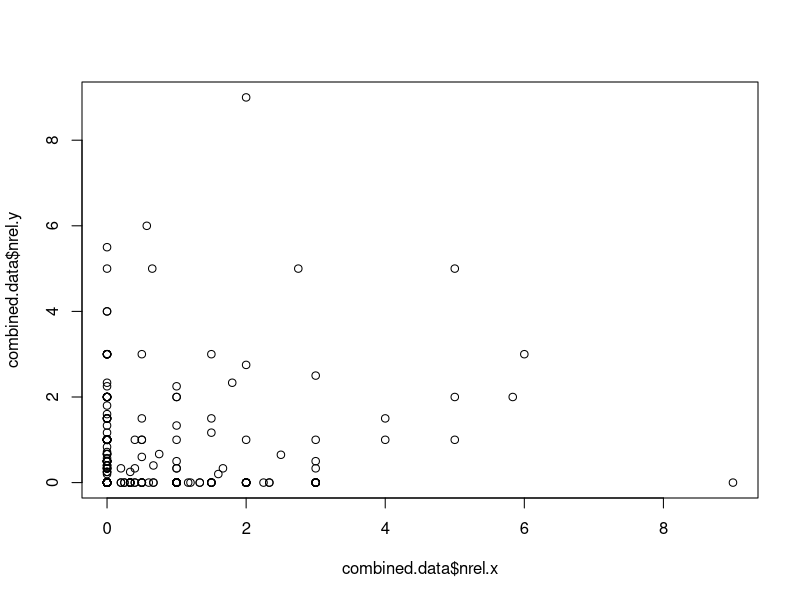
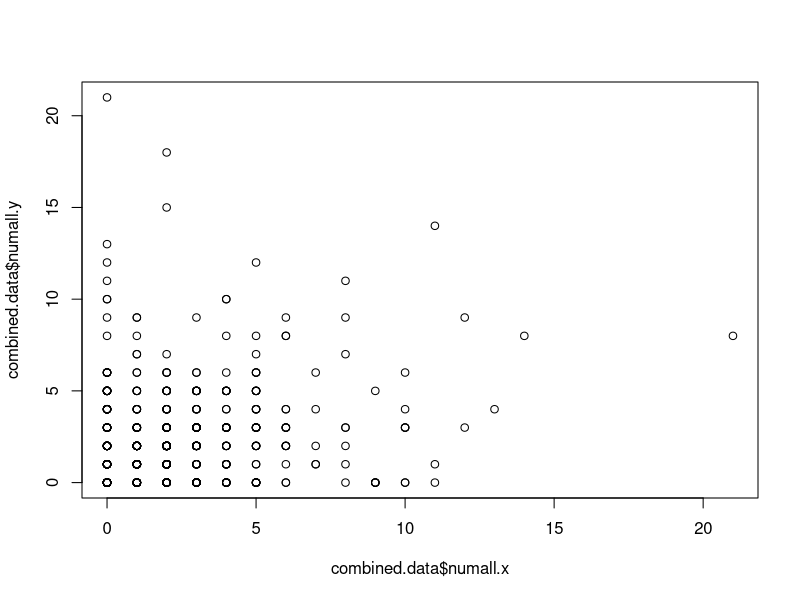
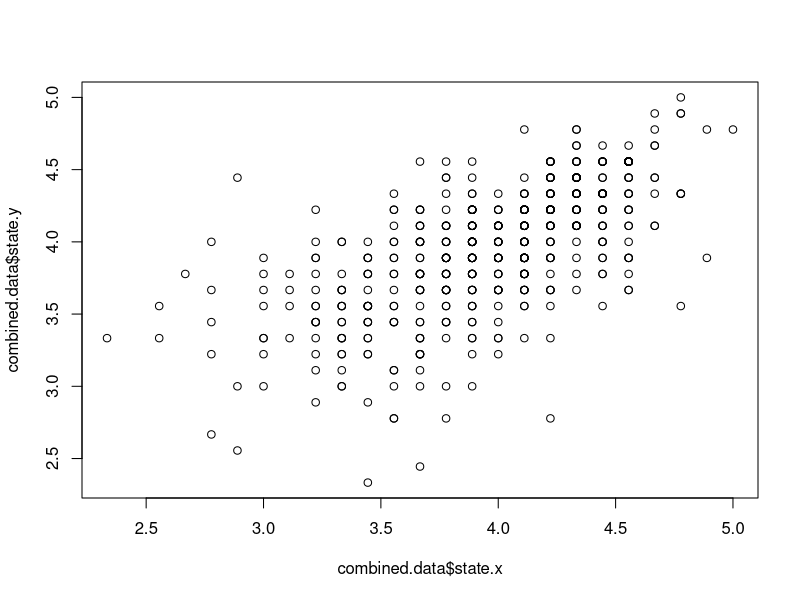
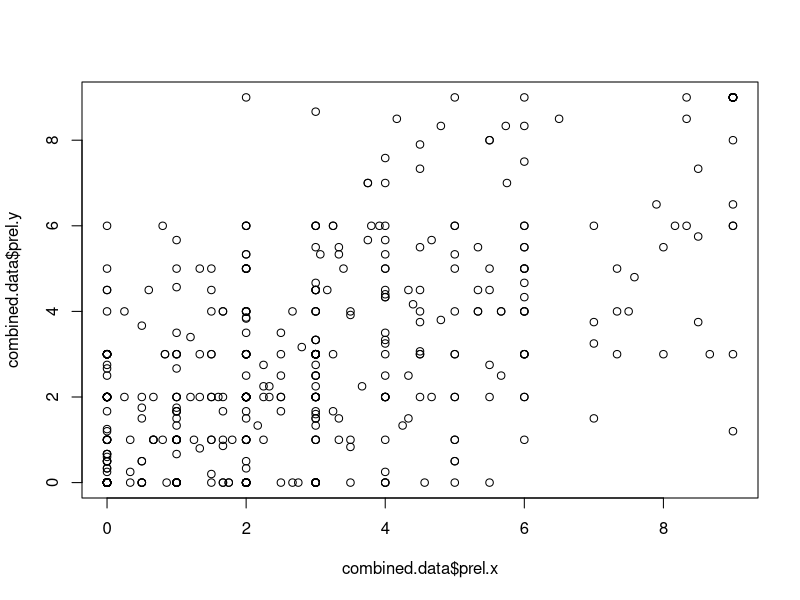
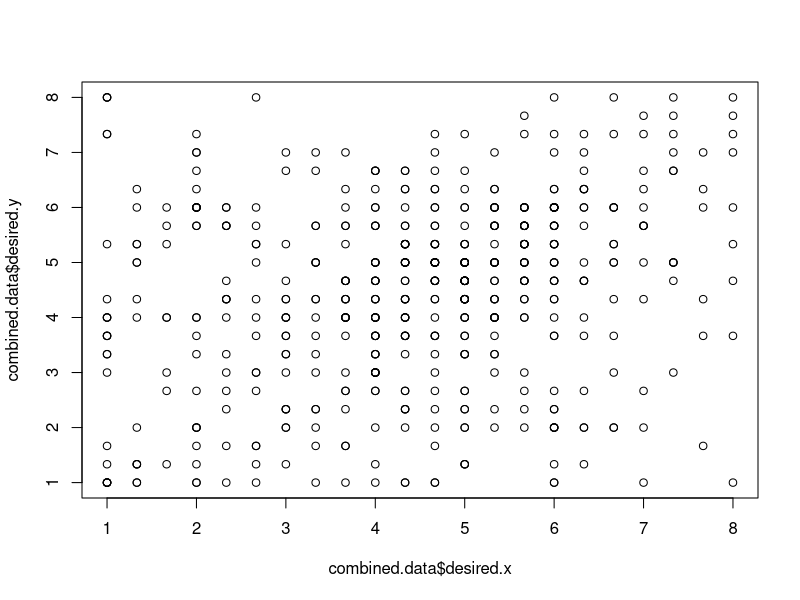
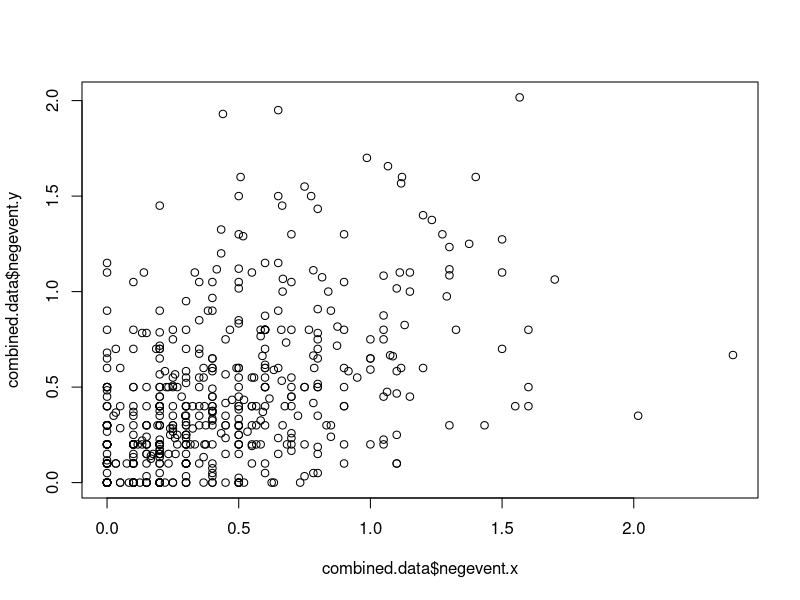
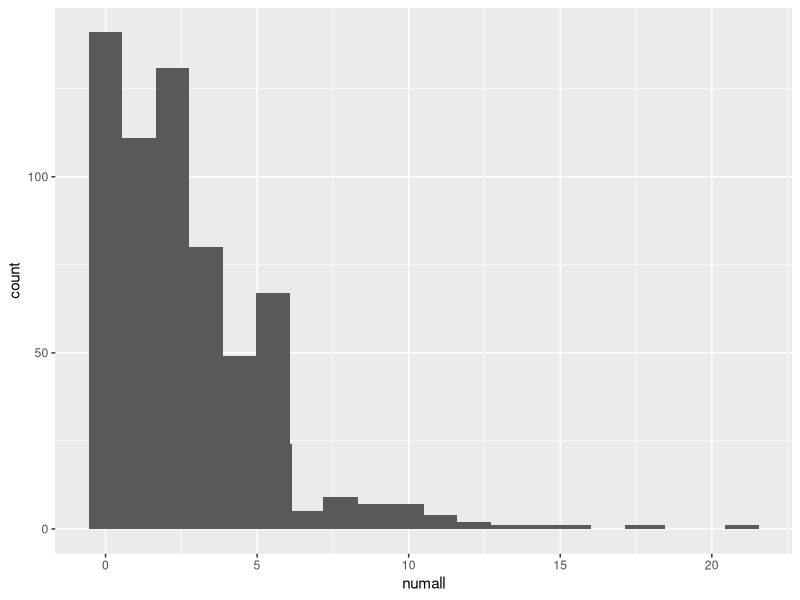
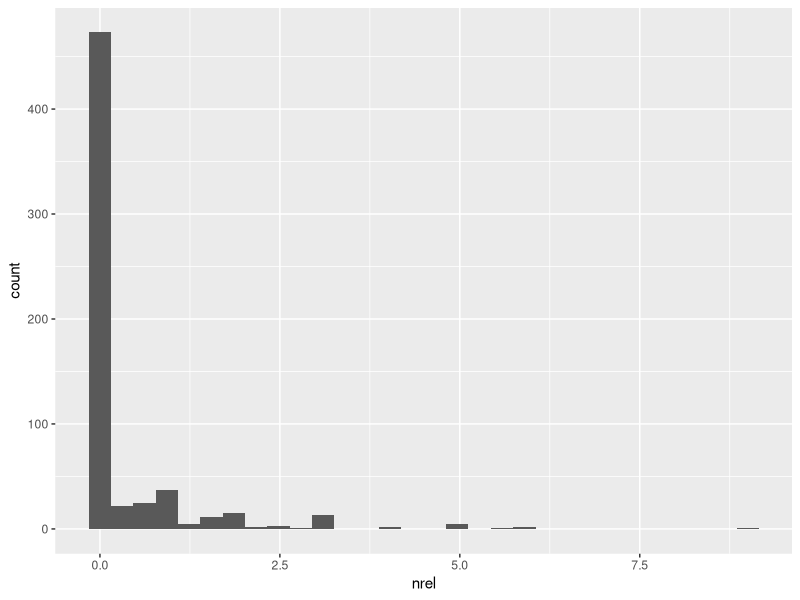

The R source for these figures, in order:
## ---- chunk 1
knitr::opts_chunk$set(echo = TRUE)
## ---- chunk 2

pkg <- c('car', 'plyr', 'ggplot2', 'Hmisc', 'stargazer',
         'ggpubr', 'gridExtra', 'wesanderson', 'MASS')

lapply(pkg, require, character.only = T)

#change to your git location
#setwd("C:\Users\nishray\Documents\Berkeley_MIDS\W271\w271_lab2\DeHartSimplified.csv")

# data_c <- read.csv("C:\\Users\\nishray\\Documents\\Berkeley_MIDS\\W271\\w271_lab2\\DeHartSimplified.csv")
data_c <- read.csv("DeHartSimplified.csv", sep=",")
## ---- chunk 3
data_c[which(complete.cases(data_c) == F),]

data <- data_c[complete.cases(data_c),]

## ---- chunk 4
lagged.data <- data
lagged.data$studyday <- lagged.data$studyday + 1
combined.data <- merge(data, lagged.data, by=c("id", "studyday"))
plot(combined.data$nrel.x, combined.data$nrel.y)
plot(combined.data$numall.x, combined.data$numall.y)
plot(combined.data$state.x, combined.data$state.y)
plot(combined.data$prel.x, combined.data$prel.y)
plot(combined.data$desired.x, combined.data$desired.y)
plot(combined.data$negevent.x, combined.data$negevent.y)
## ---- chunk 5
summary(data)

par(mfrow=c(1,3))

#Variables of immediate interest: rosn = self-worth, nrel=negative relationship interactions, desired = desire to drink
#We see that Id identifies a single respondant: each respondant has 7 responses (one for each day of the week)
ggplot(data = data, aes(x = numall)) + geom_histogram() + stat_bin(bins = 20)
ggplot(data = data, aes(x = nrel)) + geom_histogram()
ggplot(data = data, aes(x = desired)) + geom_histogram()
ggplot(data = data, aes(x = rosn)) + geom_histogram()

dplyr::count(data, id)

#We see a skewed response distribution by gender
dplyr::count(data, gender)
## ---- chunk 6
# Plot of dependent variable vs poisson distribution
rel.freq <- table(data$numall)/length(data$numall)
rel.freq2 <- c(rel.freq, rep(0, times=7))
y <- 0:24
prob <- round(dpois(y, mean(data$numall)), 4)
plot(y-0.1, prob, type="h", ylab="Probability", xlab="# of Drinks", main="Observed Data vs Poisson")
axis(side=1, at=seq(0,24,2))
lines(y+0.1, y=rel.freq2, type="h", col='red')
legend(17,0.25, c("Poisson", "Observed"), col=c('black','red'), lty=c('solid','solid'), bty='n')
## ---- chunk 7
#bucket data
data['nrelBucket'] <- transform(data, group=cut(as.numeric(sub('[%]', '', nrel+.001)), 
    breaks=c(0,1, 2, 3, 4,5,6,7,8.1),
    labels=c('0-1', '1-2', '2-3', '3-4', '4-5', '5-6','6-7','7-8')))$group

data['rosnBucket'] <- transform(data, group=cut(as.numeric(sub('[%]', '', rosn)), 
    breaks=c(2,2.5, 3, 3.5, 4),
    labels=c('2-2.5', '2.5-3', '3-3.5', '3.5-4')))$group

data['desiredBucket'] <- transform(data, group=cut(as.numeric(sub('[%]', '', desired+.001)), 
    breaks=c(0,1, 2, 3, 4,5,6,7,8.1),
    labels=c('0-1', '1-2', '2-3', '3-4', '4-5', '5-6','6-7','7-8')))$group

length(data[data$nrel > 0, "nrel"])
#146 observations actually have nrel > 0. This could lead to an overestimation of the effect of nrel, especially in cases where nrel is very high.
data['HasNrel'] = data$nrel > 0

## ---- chunk 8
#distribution of average desired by id
avgDrink <- data.frame(aggregate(desired ~ id, data, mean))
hist(avgDrink$desired)

#we can see that the average desire to drink is also a normal distribution. This suggests that when we are looking at a desire to drink, we might want to consider what that person's "baseline" drinking is

#we can do this by taking a desire to drink as a distance from average desire to drink

data = merge(data, avgDrink, by="id")
data = rename(data, c('desired.y' = 'Id_MeanDrink', 'desired.x' = 'desired'))
## ---- chunk 9
data['desired_adj'] = data$desired - data$Id_MeanDrink
hist(data$desired_adj)

#this gives a normal distribution of desired

## ---- chunk 10
#Split out three variables of interest by gender

biv_1 <- ggplot(data, aes(factor(gender), rosn)) + geom_boxplot(aes(fill=factor(gender))) +
         geom_jitter(width=0.1) + xlab("Gender")       + ggtitle("Self-worth")      +
         theme(plot.title=element_text(lineheight=1, face="bold"))

biv_2 <- ggplot(data, aes(factor(gender), negevent)) + geom_boxplot(aes(fill=factor(gender))) +
         geom_jitter(width=0.1) + xlab("negevent")       + ggtitle("Neg. Rel. Events")      +
         theme(plot.title=element_text(lineheight=1, face="bold"))

biv_3 <- ggplot(data, aes(factor(gender), desired)) + geom_boxplot(aes(fill=factor(gender))) +
         geom_jitter(width=0.1) + xlab("desired")       + ggtitle("Drinking Desire")      +
         theme(plot.title=element_text(lineheight=1, face="bold"))

ggarrange(biv_1, biv_2, biv_3, ncol=3, common.legend = TRUE, legend="bottom")
## ---- chunk 11

# Does  self esteem relate to desire to drink
ggplot(data = data, aes(x = rosn, y = desired)) + geom_point(alpha = 0.3) +
  geom_smooth() + xlab("Self-Esteem") + ylab("Desire to Drink")

# Does Negative Romantic events relate to the desire to drink
ggplot(data = data, aes(x = nrel, y = desired)) + geom_point(alpha = 0.3) +
  geom_smooth() + xlab("Negative Romantic Events") + ylab("Desire to Drink")

# Does Self-Esteem  relate to Total drink consumption
ggplot(data = data, aes(x = rosn, y = numall)) + geom_point(alpha = 0.3) +
  geom_smooth() + xlab("Self-Esteem") + ylab("Total Drink Consumption")

# Looking At the Desire to Drink by Negative Events by Gender
ggplot(data = data, aes(x = rosn, y = desired, fill = as.factor(gender))) + geom_point(alpha = 0.3) +
  geom_smooth() + xlab("Self-Esteem") + ylab("Desire to Drink")

# Does self-esteem vary by gender?
ggplot(data = data, aes(x = as.factor(gender), y = rosn)) + geom_boxplot(aes(fill=factor(gender))) + geom_jitter(width=0.1)

# Does self-esteem vary by age
ggplot(data = data, aes(x = age, y = rosn)) + geom_point(alpha = 0.3) +
  geom_smooth() + xlab("Age") + ylab("Self-Esteem")

# Numall by desire to drink, colorized by nrel binarized

ggplot(data = data, aes(x = desired, y = numall, colour = as.factor(HasNrel))) + 
  geom_point() + geom_smooth() + xlab("Total Drink Consumption") +
  ylab("Desire to Drink")

# Numall by desire to drink, colorized by self esteem

ggplot(data = data, aes(x = desired, y = numall, color = rosn)) + 
  geom_point() + geom_smooth() + xlab("Total Drink Consumption") +
  ylab("Desire to Drink")

# plot nrel versus rosn, colored by desire to drink
ggplot(data, aes(x=nrel, y=rosn,color=desired)) + geom_point()
## ---- chunk 12
#volume and mean desire to drink in each bucket
dplyr::count(data, nrelBucket, rosnBucket, desiredBucket)

xtabs(desired ~ nrelBucket, aggregate(desired ~ nrelBucket, data, mean))
xtabs(desired ~ rosnBucket, aggregate(desired ~ rosnBucket, data, mean))

xtabs(desired ~ nrelBucket + rosnBucket, aggregate(desired ~ nrelBucket + rosnBucket, data, mean))
table(data$nrelBucket, data$rosnBucket)

## ---- chunk 13
data.frame(aggregate(desired ~ HasNrel, data, mean))
#little difference between 0 and nonzero here.
#test for significance of difference using wilcoxon rank sum test
#unaltered desired to drink - nonsignificant, closer to significance
wilcox.test(data[data$nrel > 0, "desired"], data[data$nrel == 0, "desired"])
#adjusted desire to drink - nonsignificant
wilcox.test(data[data$nrel > 0, "desired_adj"], data[data$nrel == 0, "desired_adj"])
## ---- chunk 14
mod <- glm(numall ~ nrel + rosn + nrel*rosn, family=poisson(link="log"), data=data)
summary(mod)
